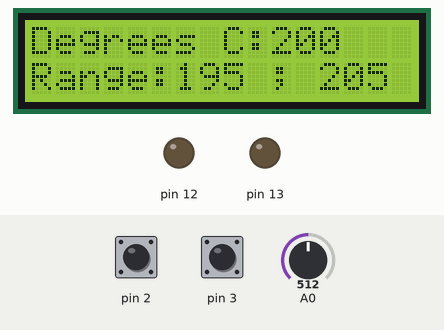
Recording of a sketch running on a simulated Arduino Uno, built with avr-gcc and run on an emulated ATmega328P. Parts: 16×2 character LCD, output pins drawn as LEDs (lit = HIGH). The test bench sets the inputs (shaded band); at power-on: A0 = 512, pin 2 HIGH, pin 3 HIGH.

Above: at 1.2 s.
1.3 s: A0 set to 541
At 4.0 s:
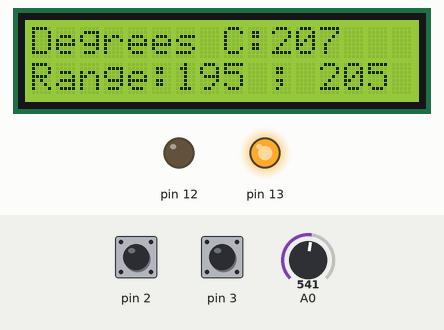
4.3 s: A0 set to 306
At 5.04 s:
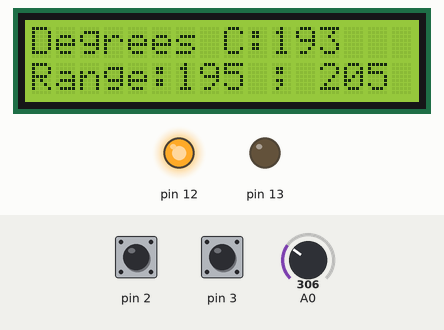
7.1 s: pin 2 pulled LOW for 0.25 s
At 7.59 s:
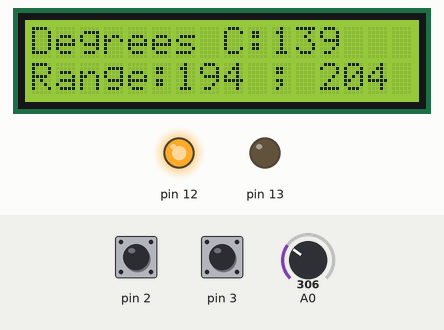
8.9 s: pin 3 pulled LOW for 0.25 s
At 9.6 s:
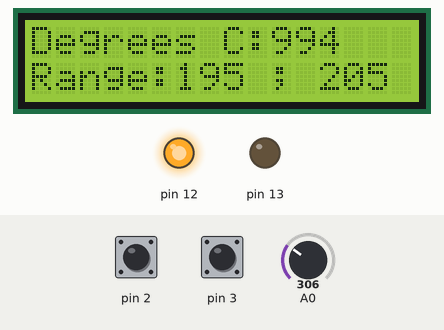
10.7 s: pin 2 pulled LOW for 1 s
At 12.1 s:
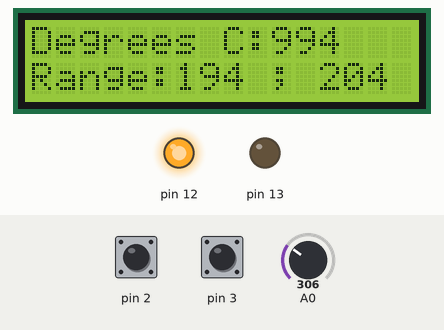
13.3 s: A0 set to 122
At 13.45 s:
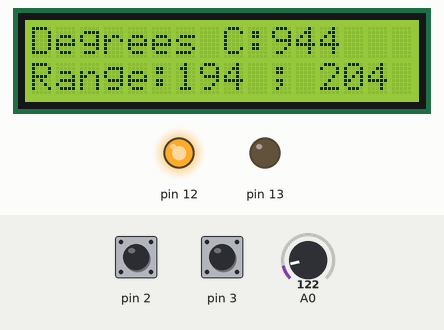
Timing chart, 0 to 15.8 s (numbered marks = the images above; inputs shaded):
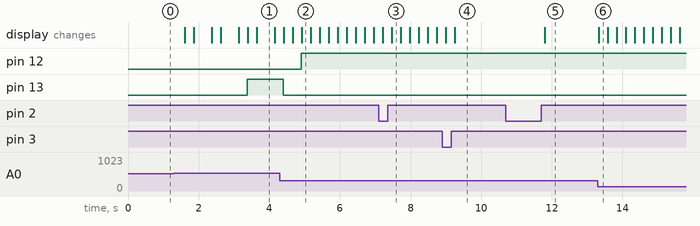

Measured:
- the behaviour switches between 532 and 533 on A0 (found by bisection; images 0 and 1)
- after the input at 1.3 s, pin 13: LOW → HIGH after 2.1 s; the display: first changes after 0.30 s (image 1 shows a later state)
- after the input at 4.3 s, pin 12: LOW → HIGH after 0.61 s; pin 13: HIGH → LOW after 0.10 s
- after the input at 10.7 s, the display: changes after 1.1 s (image 5)
- after the input at 13.3 s, the display: changes at once (image 6)
- what the display in image 1 shows lasts 0.6 s, from 3.6 s to 4.2 s

The sketch:

temp_range.ino
```cpp
// (licence header left out)
/**
 *
 * Práctica 1. Entrada/salida digital: pulsadores y LEDs
 *
 * El programa debe realizar los siguientes pasos:
 *
 * - Configurar el display de cristal líquido y las entradas y
 *   salidas digitales y analógicas
 * - Tomar una primera medida de temperatura y definir el rango inicial
 * - Mostrar cada 250 milisegundos el siguiente mensaje en la línea 0:
 *   - Degrees: DD.DD
 *   - Donde DD.DD es la temperatura media en grados centígrados de los últimos 30 segundos
 * - Mostrar el siguiente mensaje en la línea 1:
 *   - Range: [XX, YY]
 *   donde XX e YY son los límites inferior y superior del rango de temperaturas
 * - Cada vez que se pulse el pulsador 1, decrementar los límites en una unidad
 *   y actualizar el display
 * - Cada vez que se pulse el pulsador 2, incrementar los límites en una unidad
 *   y actualizar el display
 * - Si la temperatura es menor que el límite inferior del rango, encender el LED azul
 * - Si la temperatura es mayor que el límite superior del rango, encender el LED rojo
 *
 * Para ello se proponen las siguientes funciones:
 *
 *
 * - void pinMode(pin, mode)
 *
 * Parámetros:
 *
 * - pin: identificador del pin digital que se va a configurar.
 * - mode: modo de configuración. Puede ser INPUT, OUTPUT, o INPUT_PULLUP
 *
 * Configura el pin pasado como parámetro como entrada (INPUT), salida (OUTPUT) o
 * entrada con la resistencia de Pull-Up activada (INPUT_PULLUP)
 *
 *
 * - int digitalRead(pin)
 *
 * Parámetros:
 *
 * - pin: identificador del pin digital que se va a leer.
 *
 * Función que devuelve el valor de un pin digital configurado como entrada. El valor puede
 * ser HIGH o LOW.
 *
 *
 * - void digitalWrite(pin, value)
 *
 * Parámetros:
 *
 * - pin: identificador del pin digital que se va a escribir.
 * - value: valor a escribir (HIGH o LOW)
 *
 * Función que permite escribir un valor HIGH o LOW en un pin digital configurado como
 * salida.
 *
 *
 * - void attachInterrupt(digitalPinToInterrupt(pin), ISR, mode)
 *
 * Parámetros:
 *
 * - pin: identificador del pin digital en el que se va a instalar el manejador de
 *   interrupción. En Arduino Uno, solo pueden ser los pines 2 o 3.
 * - ISR: nombre de la rutina de atención a la interrupción
 * - mode: define cuándo se ha de disparar la interrupción. Los posibles valores son:
 *   - LOW: se activará siempre que el pin esté a nivel bajo.
 *   - CHANGE: se activará cuando el pin cambie de valor.
 *   - RISING: se activará cuando el pin cambie de nivel bajo a nivel alto.
 *   - FALLING se activará cuando el pin cambie de nivel alto a nivel bajo.
 *
 * Esta rutina permite instalar un manejador de interrupción para un pin digital configurado
 * como entrada. Los únicos pines disponibles en el Arduino Uno son los pines 2 y 3.
 *
 *
 */


// biblioteca del driver del display
#include <LiquidCrystal.h>

// objeto para manejar el driver. Inicialización de los pines.
LiquidCrystal lcd(9, 8, 7, 6, 5, 4);

// global variables
float measures[20];
int cnt = 0;
int flag_up = 0;
int flag_down = 0;
int low_range, high_range;

void setup() {

  Serial.begin(9600);
  lcd.begin(16, 2);
  pinMode(2, INPUT_PULLUP);
  pinMode(3, INPUT_PULLUP);
  pinMode(12, OUTPUT);
  pinMode(13, OUTPUT);
  attachInterrupt(digitalPinToInterrupt(3), pls_up, RISING);
  attachInterrupt(digitalPinToInterrupt(2), pls_down, RISING);
  for(int i=0; i<20; i++){
    float volt = analogRead(0)*5.0/1024.0-0.5;
    int temp = volt/0.01;
    measures[i] = temp;
    }
  low_range = measures[19] - 5;
  high_range = measures[19] + 5;
}

void loop() {

  // Check range flags
  if (flag_up == 1){
    low_range += 1;
    high_range += 1;
    flag_up = 0;
    }

   if (flag_down == 1){
    low_range -= 1;
    high_range -= 1;
    flag_down = 0;
    }

  // Get new measure
  float volt = analogRead(0)*5.0/1024.0-0.5;
  int temp_i = volt/0.01;

  // Update cnt
  cnt %= 20;
  measures[cnt] = temp_i;
  cnt += 1;

  // Calculate measure average
  int sum = 0;
  for (int i=0; i<20; i++){
    sum += measures[i];
    }
  int avg_temp = sum/20;

  // Light leds if out of range
  if (avg_temp < low_range){
    digitalWrite(12, HIGH);
    digitalWrite(13, LOW);
    }
  else if (avg_temp > high_range){
    digitalWrite(13, HIGH);
    digitalWrite(12, LOW);
    }
  else{
    digitalWrite(12, LOW);
    digitalWrite(13, LOW);
    }

  // Update display
  lcd.setCursor(0, 0);
  lcd.print("Degrees C:");
  lcd.print(avg_temp);

  lcd.setCursor(0, 1);
  lcd.print("Range:");
  lcd.print(low_range);
  lcd.print(" ; ");
  lcd.print(high_range);
  lcd.print(" ");

  delay(250);

}

void pls_up(){
  flag_up = 1;
  }

void pls_down(){
  flag_down = 1;
  }
```
